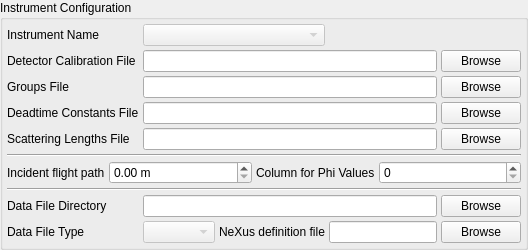
               <widget class="QGroupBox" name="configGroupBox">
                <property name="sizePolicy">
                 <sizepolicy hsizetype="Expanding" vsizetype="Minimum">
                  <horstretch>0</horstretch>
                  <verstretch>0</verstretch>
                 </sizepolicy>
                </property>
                <property name="minimumSize">
                 <size>
                  <width>0</width>
                  <height>0</height>
                 </size>
                </property>
                <property name="maximumSize">
                 <size>
                  <width>16777215</width>
                  <height>16777215</height>
                 </size>
                </property>
                <property name="title">
                 <string>Instrument Configuration</string>
                </property>
                <layout class="QGridLayout" name="gridLayout">
                 <property name="leftMargin">
                  <number>4</number>
                 </property>
                 <property name="topMargin">
                  <number>4</number>
                 </property>
                 <property name="rightMargin">
                  <number>4</number>
                 </property>
                 <property name="bottomMargin">
                  <number>4</number>
                 </property>
                 <property name="spacing">
                  <number>4</number>
                 </property>
                 <item row="3" column="4">
                  <widget class="QPushButton" name="browseDeadtimeFileButton">
                   <property name="minimumSize">
                    <size>
                     <width>0</width>
                     <height>0</height>
                    </size>
                   </property>
                   <property name="text">
                    <string>Browse</string>
                   </property>
                  </widget>
                 </item>
                 <item row="0" column="0">
                  <widget class="QLabel" name="nameLabel">
                   <property name="sizePolicy">
                    <sizepolicy hsizetype="Minimum" vsizetype="Preferred">
                     <horstretch>0</horstretch>
                     <verstretch>0</verstretch>
                    </sizepolicy>
                   </property>
                   <property name="minimumSize">
                    <size>
                     <width>0</width>
                     <height>0</height>
                    </size>
                   </property>
                   <property name="text">
                    <string>Instrument Name</string>
                   </property>
                  </widget>
                 </item>
                 <item row="1" column="4">
                  <widget class="QPushButton" name="browseDetCalibrationButton">
                   <property name="minimumSize">
                    <size>
                     <width>0</width>
                     <height>0</height>
                    </size>
                   </property>
                   <property name="maximumSize">
                    <size>
                     <width>16777215</width>
                     <height>16777215</height>
                    </size>
                   </property>
                   <property name="text">
                    <string>Browse</string>
                   </property>
                  </widget>
                 </item>
                 <item row="8" column="4">
                  <widget class="QPushButton" name="browseDataFileDirectoryButton">
                   <property name="minimumSize">
                    <size>
                     <width>0</width>
                     <height>0</height>
                    </size>
                   </property>
                   <property name="text">
                    <string>Browse</string>
                   </property>
                  </widget>
                 </item>
                 <item row="2" column="0">
                  <widget class="QLabel" name="groupsFileLabel">
                   <property name="sizePolicy">
                    <sizepolicy hsizetype="Minimum" vsizetype="Preferred">
                     <horstretch>0</horstretch>
                     <verstretch>0</verstretch>
                    </sizepolicy>
                   </property>
                   <property name="minimumSize">
                    <size>
                     <width>0</width>
                     <height>0</height>
                    </size>
                   </property>
                   <property name="text">
                    <string>Groups File</string>
                   </property>
                  </widget>
                 </item>
                 <item row="10" column="3">
                  <widget class="QLineEdit" name="nexusDefintionFileLineEdit">
                   <property name="sizePolicy">
                    <sizepolicy hsizetype="Expanding" vsizetype="Preferred">
                     <horstretch>0</horstretch>
                     <verstretch>0</verstretch>
                    </sizepolicy>
                   </property>
                   <property name="minimumSize">
                    <size>
                     <width>0</width>
                     <height>0</height>
                    </size>
                   </property>
                  </widget>
                 </item>
                 <item row="3" column="1" colspan="3">
                  <widget class="QLineEdit" name="deadtimeFileLineEdit">
                   <property name="sizePolicy">
                    <sizepolicy hsizetype="Expanding" vsizetype="Preferred">
                     <horstretch>0</horstretch>
                     <verstretch>0</verstretch>
                    </sizepolicy>
                   </property>
                   <property name="minimumSize">
                    <size>
                     <width>0</width>
                     <height>0</height>
                    </size>
                   </property>
                  </widget>
                 </item>
                 <item row="10" column="1">
                  <widget class="QComboBox" name="dataFileTypeCombo">
                    <property name="enabled">
                      <bool>false</bool>
                    </property>
                   <property name="sizePolicy">
                    <sizepolicy hsizetype="Preferred" vsizetype="Preferred">
                     <horstretch>0</horstretch>
                     <verstretch>0</verstretch>
                    </sizepolicy>
                   </property>
                   <property name="minimumSize">
                    <size>
                     <width>0</width>
                     <height>0</height>
                    </size>
                   </property>
                  </widget>
                 </item>
                 <item row="1" column="0">
                  <widget class="QLabel" name="detCalibrationLabel">
                   <property name="sizePolicy">
                    <sizepolicy hsizetype="Minimum" vsizetype="Preferred">
                     <horstretch>0</horstretch>
                     <verstretch>0</verstretch>
                    </sizepolicy>
                   </property>
                   <property name="minimumSize">
                    <size>
                     <width>0</width>
                     <height>0</height>
                    </size>
                   </property>
                   <property name="text">
                    <string>Detector Calibration File</string>
                   </property>
                  </widget>
                 </item>
                 <item row="1" column="1" colspan="3">
                  <widget class="QLineEdit" name="detCalibrationLineEdit">
                   <property name="sizePolicy">
                    <sizepolicy hsizetype="Expanding" vsizetype="Preferred">
                     <horstretch>0</horstretch>
                     <verstretch>0</verstretch>
                    </sizepolicy>
                   </property>
                   <property name="minimumSize">
                    <size>
                     <width>0</width>
                     <height>0</height>
                    </size>
                   </property>
                  </widget>
                 </item>
                 <item row="2" column="1" colspan="3">
                  <widget class="QLineEdit" name="groupsFileLineEdit">
                   <property name="sizePolicy">
                    <sizepolicy hsizetype="Expanding" vsizetype="Preferred">
                     <horstretch>0</horstretch>
                     <verstretch>0</verstretch>
                    </sizepolicy>
                   </property>
                   <property name="minimumSize">
                    <size>
                     <width>0</width>
                     <height>0</height>
                    </size>
                   </property>
                  </widget>
                 </item>
                 <item row="5" column="0" colspan="5">
                  <widget class="Line" name="line">
                   <property name="orientation">
                    <enum>Qt::Horizontal</enum>
                   </property>
                  </widget>
                 </item>
                 <item row="8" column="0">
                  <widget class="QLabel" name="dataFileDirectoryLabel">
                   <property name="sizePolicy">
                    <sizepolicy hsizetype="Minimum" vsizetype="Preferred">
                     <horstretch>0</horstretch>
                     <verstretch>0</verstretch>
                    </sizepolicy>
                   </property>
                   <property name="minimumSize">
                    <size>
                     <width>0</width>
                     <height>0</height>
                    </size>
                   </property>
                   <property name="text">
                    <string>Data File Directory</string>
                   </property>
                  </widget>
                 </item>
                 <item row="10" column="4">
                  <widget class="QPushButton" name="browseNexusDefinitionButton">
                   <property name="minimumSize">
                    <size>
                     <width>0</width>
                     <height>0</height>
                    </size>
                   </property>
                   <property name="text">
                    <string>Browse</string>
                   </property>
                  </widget>
                 </item>
                 <item row="10" column="0">
                  <widget class="QLabel" name="dataFileTypeLabel">
                   <property name="sizePolicy">
                    <sizepolicy hsizetype="Minimum" vsizetype="Preferred">
                     <horstretch>0</horstretch>
                     <verstretch>0</verstretch>
                    </sizepolicy>
                   </property>
                   <property name="minimumSize">
                    <size>
                     <width>0</width>
                     <height>0</height>
                    </size>
                   </property>
                   <property name="text">
                    <string>Data File Type</string>
                   </property>
                  </widget>
                 </item>
                 <item row="3" column="0">
                  <widget class="QLabel" name="deadtimeFileLabel">
                   <property name="sizePolicy">
                    <sizepolicy hsizetype="Minimum" vsizetype="Preferred">
                     <horstretch>0</horstretch>
                     <verstretch>0</verstretch>
                    </sizepolicy>
                   </property>
                   <property name="minimumSize">
                    <size>
                     <width>0</width>
                     <height>0</height>
                    </size>
                   </property>
                   <property name="text">
                    <string>Deadtime Constants File</string>
                   </property>
                  </widget>
                 </item>
                 <item row="2" column="4">
                  <widget class="QPushButton" name="browseGroupsFileButton">
                   <property name="minimumSize">
                    <size>
                     <width>0</width>
                     <height>0</height>
                    </size>
                   </property>
                   <property name="maximumSize">
                    <size>
                     <width>16777215</width>
                     <height>16777215</height>
                    </size>
                   </property>
                   <property name="text">
                    <string>Browse</string>
                   </property>
                  </widget>
                 </item>
                 <item row="4" column="4">
                  <widget class="QPushButton" name="browseNeutronScatteringParamsButton">
                   <property name="minimumSize">
                    <size>
                     <width>0</width>
                     <height>0</height>
                    </size>
                   </property>
                   <property name="text">
                    <string>Browse</string>
                   </property>
                  </widget>
                 </item>
                 <item row="8" column="1" colspan="3">
                  <widget class="QLineEdit" name="dataFileDirectoryLineEdit">
                   <property name="sizePolicy">
                    <sizepolicy hsizetype="Expanding" vsizetype="Preferred">
                     <horstretch>0</horstretch>
                     <verstretch>0</verstretch>
                    </sizepolicy>
                   </property>
                   <property name="minimumSize">
                    <size>
                     <width>0</width>
                     <height>0</height>
                    </size>
                   </property>
                  </widget>
                 </item>
                 <item row="10" column="2">
                  <widget class="QLabel" name="nexusDefinitionFileLabel">
                   <property name="sizePolicy">
                    <sizepolicy hsizetype="Minimum" vsizetype="Preferred">
                     <horstretch>0</horstretch>
                     <verstretch>0</verstretch>
                    </sizepolicy>
                   </property>
                   <property name="minimumSize">
                    <size>
                     <width>0</width>
                     <height>0</height>
                    </size>
                   </property>
                   <property name="text">
                    <string>NeXus definition file</string>
                   </property>
                  </widget>
                 </item>
                 <item row="4" column="1" colspan="3">
                  <widget class="QLineEdit" name="neutronScatteringParamsFileLineEdit">
                   <property name="sizePolicy">
                    <sizepolicy hsizetype="Expanding" vsizetype="Preferred">
                     <horstretch>0</horstretch>
                     <verstretch>0</verstretch>
                    </sizepolicy>
                   </property>
                   <property name="minimumSize">
                    <size>
                     <width>0</width>
                     <height>0</height>
                    </size>
                   </property>
                  </widget>
                 </item>
                 <item row="4" column="0">
                  <widget class="QLabel" name="neutronScatteringParamsFileLabel">
                   <property name="sizePolicy">
                    <sizepolicy hsizetype="Minimum" vsizetype="Preferred">
                     <horstretch>0</horstretch>
                     <verstretch>0</verstretch>
                    </sizepolicy>
                   </property>
                   <property name="minimumSize">
                    <size>
                     <width>0</width>
                     <height>0</height>
                    </size>
                   </property>
                   <property name="text">
                    <string>Scattering Lengths File</string>
                   </property>
                  </widget>
                 </item>
                 <item row="6" column="0" colspan="5">
                  <layout class="QHBoxLayout" name="horizontalLayout_12">
                   <item>
                    <widget class="QLabel" name="incidentFlightPathLabel">
                     <property name="sizePolicy">
                      <sizepolicy hsizetype="Preferred" vsizetype="Preferred">
                       <horstretch>0</horstretch>
                       <verstretch>0</verstretch>
                      </sizepolicy>
                     </property>
                     <property name="minimumSize">
                      <size>
                       <width>0</width>
                       <height>0</height>
                      </size>
                     </property>
                     <property name="text">
                      <string>Incident flight path</string>
                     </property>
                    </widget>
                   </item>
                   <item>
                    <widget class="ExponentialSpinBox" name="incidentFlightPathSpinBox">
                     <property name="sizePolicy">
                      <sizepolicy hsizetype="Expanding" vsizetype="Preferred">
                       <horstretch>0</horstretch>
                       <verstretch>0</verstretch>
                      </sizepolicy>
                     </property>
                     <property name="minimumSize">
                      <size>
                       <width>0</width>
                       <height>0</height>
                      </size>
                     </property>
                     <property name="maximumSize">
                      <size>
                       <width>16777215</width>
                       <height>16777215</height>
                      </size>
                     </property>
                     <property name="suffix">
                      <string> m</string>
                     </property>
                    </widget>
                   </item>
                   <item>
                    <widget class="QLabel" name="phiValuesColumnLabel">
                     <property name="sizePolicy">
                      <sizepolicy hsizetype="Preferred" vsizetype="Preferred">
                       <horstretch>0</horstretch>
                       <verstretch>0</verstretch>
                      </sizepolicy>
                     </property>
                     <property name="minimumSize">
                      <size>
                       <width>0</width>
                       <height>0</height>
                      </size>
                     </property>
                     <property name="text">
                      <string>Column for Phi Values</string>
                     </property>
                    </widget>
                   </item>
                   <item>
                    <widget class="QSpinBox" name="phiValuesColumnSpinBox">
                     <property name="sizePolicy">
                      <sizepolicy hsizetype="Expanding" vsizetype="Preferred">
                       <horstretch>0</horstretch>
                       <verstretch>0</verstretch>
                      </sizepolicy>
                     </property>
                     <property name="minimumSize">
                      <size>
                       <width>0</width>
                       <height>0</height>
                      </size>
                     </property>
                     <property name="maximumSize">
                      <size>
                       <width>16777215</width>
                       <height>16777215</height>
                      </size>
                     </property>
                    </widget>
                   </item>
                  </layout>
                 </item>
                 <item row="7" column="0" colspan="5">
                  <widget class="Line" name="line_3">
                   <property name="orientation">
                    <enum>Qt::Horizontal</enum>
                   </property>
                  </widget>
                 </item>
                 <item row="0" column="1" colspan="2">
                  <widget class="QComboBox" name="nameComboBox">
                   <property name="enabled">
                    <bool>false</bool>
                   </property>
                   <property name="sizePolicy">
                    <sizepolicy hsizetype="Preferred" vsizetype="Preferred">
                     <horstretch>0</horstretch>
                     <verstretch>0</verstretch>
                    </sizepolicy>
                   </property>
                   <property name="minimumSize">
                    <size>
                     <width>0</width>
                     <height>0</height>
                    </size>
                   </property>
                   <property name="maximumSize">
                    <size>
                     <width>16777215</width>
                     <height>16777215</height>
                    </size>
                   </property>
                  </widget>
                 </item>
                </layout>
               </widget>
